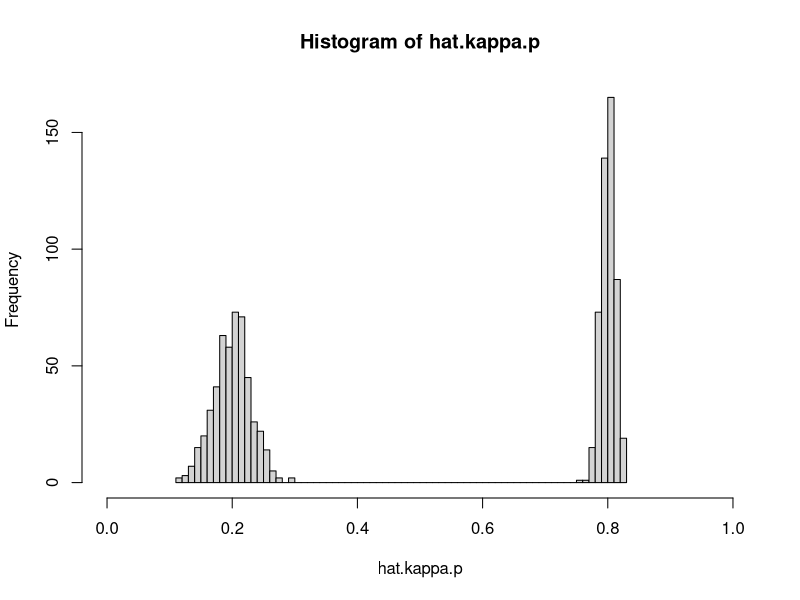
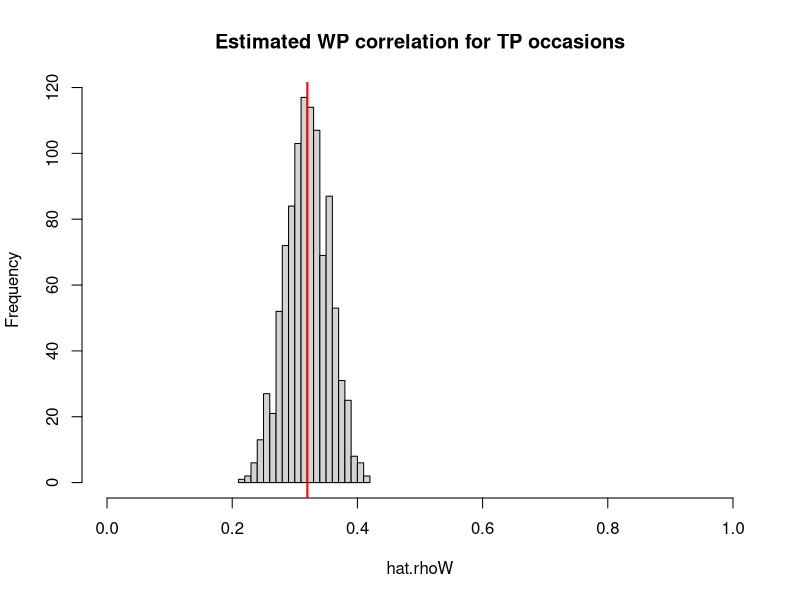
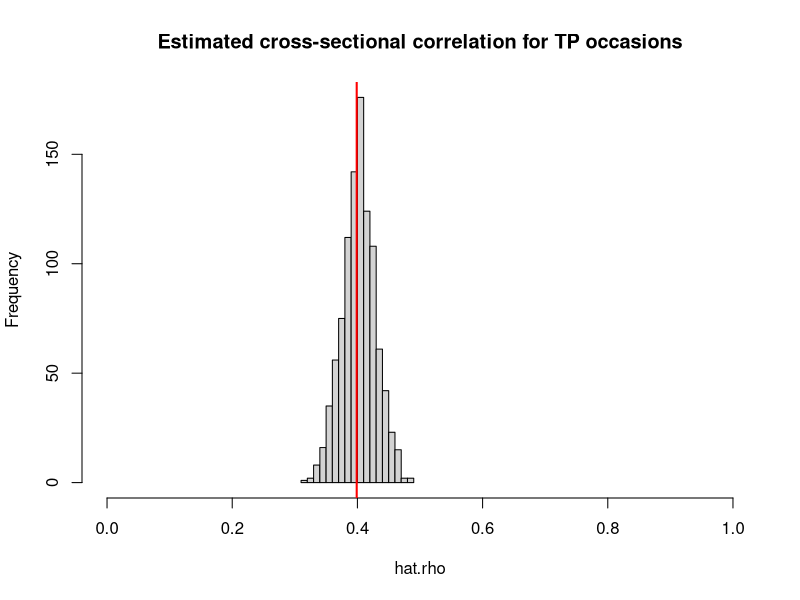
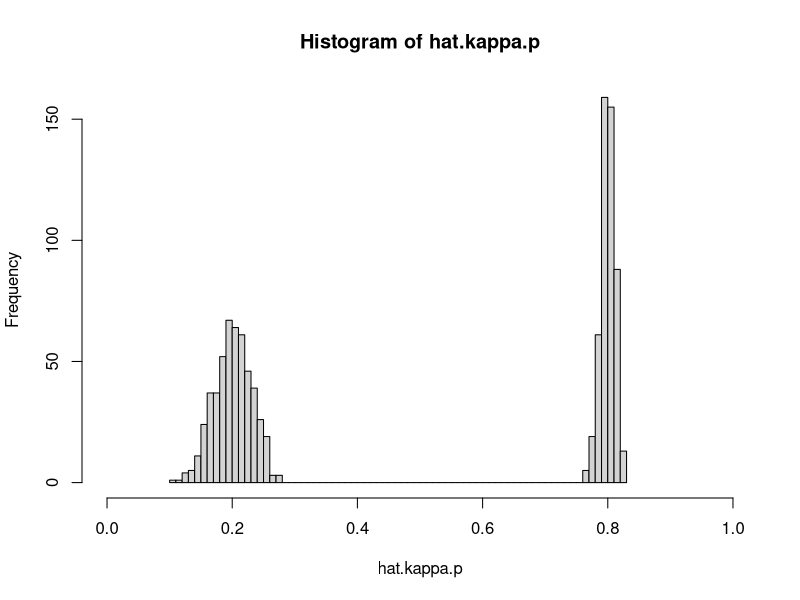
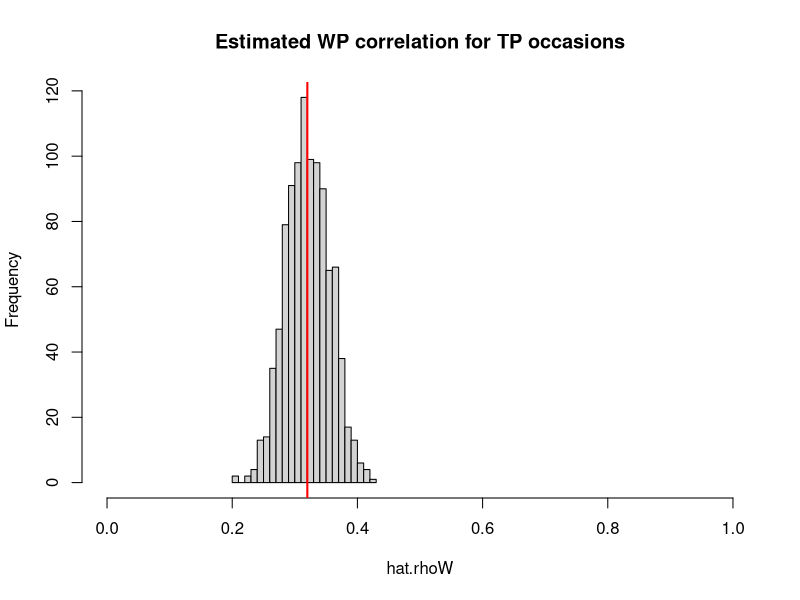
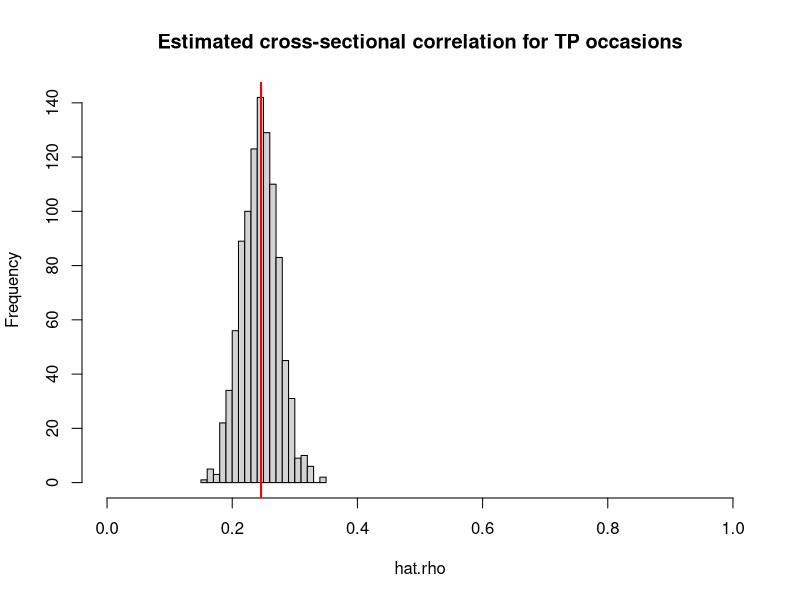
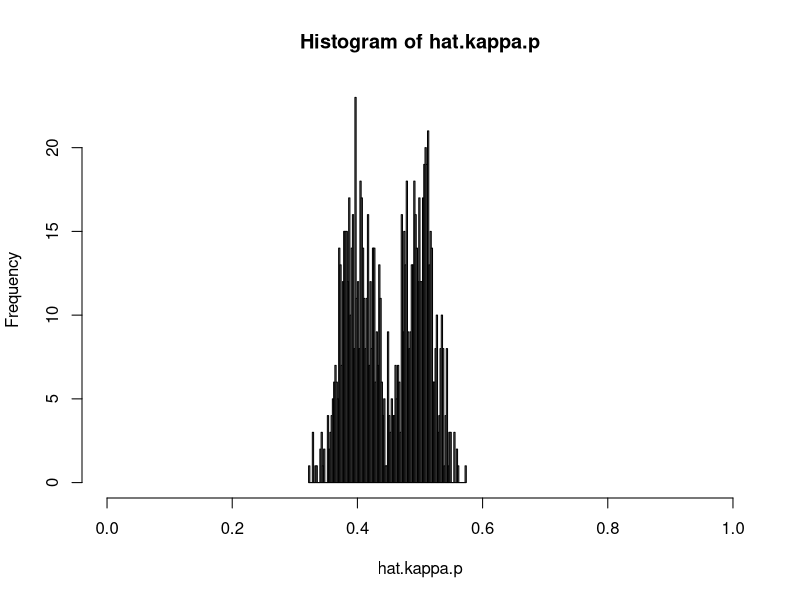
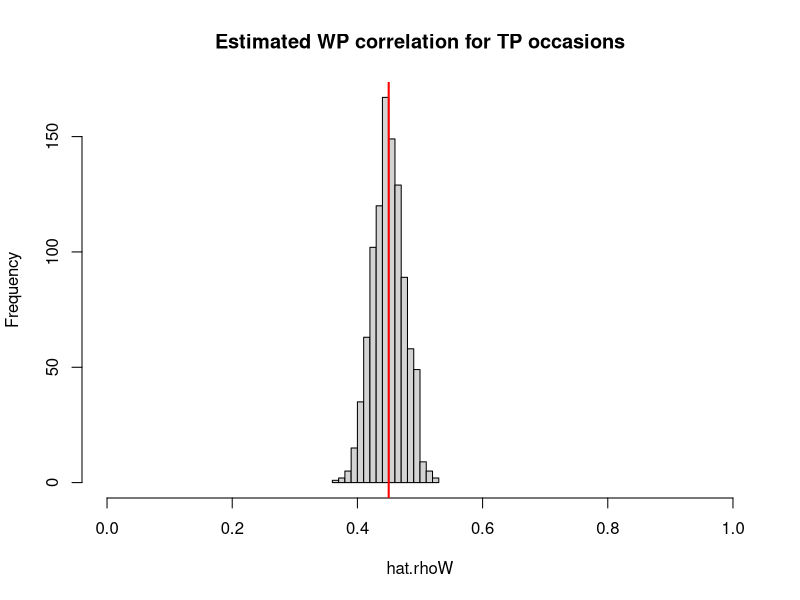

Here is the R script that generated these plots, in order:
## ---- chunk 1
# Specify two person-specific covariance matrices for two subpopulations
cov.mat1 <- matrix(c(1.25,1,1,1.25),2,2)
cov.mat2 <- matrix(c(5,1,1,5),2,2)
## ---- chunk 2
# The average person-specific correlation can be determined
kappa1 <- cov.mat1[2,1]/(sqrt(cov.mat1[1,1])*sqrt(cov.mat1[2,2]))
kappa2 <- cov.mat2[2,1]/(sqrt(cov.mat2[1,1])*sqrt(cov.mat2[2,2]))
kappa <- (kappa1+kappa2)/2
kappa
## ---- chunk 3
# Determine the average person-specific variances and covariance
var.wX <- (cov.mat1[1,1] + cov.mat2[1,1])/2
var.wY <- (cov.mat1[2,2] + cov.mat2[2,2])/2
cov.wXwY <- (cov.mat1[2,1]+cov.mat2[2,1])/2

# From these the within-person correlation can be computed:
rhoW <- cov.wXwY/(sqrt(var.wX)*sqrt(var.wY))
rhoW
## ---- chunk 4
# Specify the correlation at the between-person level
# and choose the intraclass correlations for X and Y
rhoB <- 0.5
icc.X <- 0.4
icc.Y <- 0.5
## ---- chunk 5
# Compute the between-person variances based on the icc's and the average 
# person-specific variances
var.bX <- icc.X*var.wX/(1-icc.X)
var.bX
var.bY <- icc.Y*var.wY/(1-icc.Y)
var.bY

# Compute the between-person covariance based on the between-person correlation
# and the between-person variances
cov.bXbY <- rhoB*sqrt(var.bX)*sqrt(var.bY)
cov.bXbY

# Place these values in a covariance matrix
cov.mat.B <- matrix(c(var.bX,cov.bXbY,cov.bXbY,var.bY),2,2)
## ---- chunk 6
# Compute the cross-sectional correlation
rho <- sqrt(icc.X)*sqrt(icc.Y)*rhoB + sqrt(1-icc.X)*sqrt(1-icc.Y)*rhoW
rho
## ---- chunk 7
library(mvtnorm)

set.seed(8427)

# Total sample size
N <- 1000   # number pf persons
TP <- 1000   # number of time points
## ---- chunk 8
# Place the between-person covariance and variances in a matrix, and use this
# to simulate the person-specific means (between-person components)
cov.mat.B <- matrix(c(var.bX,cov.bXbY,cov.bXbY,var.bY),2,2)
means.XY <- rmvnorm(N,mean = c(0,0),sigma = cov.mat.B)
cov(means.XY) 
cor(means.XY)
## ---- chunk 9
# Create two matrices to contain the scores on X and Y 
# for TP repeated measures (rows) and for N persons (columns)
X <- matrix(,TP,N)
Y <- matrix(,TP,N)

## ---- chunk 10
# Create data for the first subpopulation
for (i in 1:(N/2))
{ Z <- rmvnorm(TP, mean = means.XY[i,], sigma = cov.mat1)
  X[,i] <- Z[,1] 
  Y[,i] <- Z[,2]
}

# Create data fro the second subpopulation
for (i in ((N/2)+1):N)
{ Z <- rmvnorm(TP, mean = means.XY[i,], sigma = cov.mat2)
  X[,i] <- Z[,1]
  Y[,i] <- Z[,2]
}
## ---- chunk 11
# Create matrices to contain estimates of the person-specific 
# means and correlations for N persons
hat.means.XY <- matrix(,N,2)
hat.kappa.p <- matrix(,N,1)
## ---- chunk 12
# Create matrices to contain estimates of the person-specific 
# means and correlations for N persons
for (p in 1:N)
{ Xp <- X[,p]
  Yp <- Y[,p]
  hat.means.XY[p,] <- c(mean(Xp),mean(Yp))
  hat.kappa.p[p,1] <- cor(Xp,Yp)
}
# Average person-specific correlation:
mean(hat.kappa.p)
# Compare to true value:
kappa
# Histogram
hist(hat.kappa.p, breaks=100, xlim=c(0,1))
## ---- chunk 13
# Average person-specific correlation:
mean(hat.kappa.p)
# Compare to true value:
kappa
## ---- chunk 14
# Between-person correlation 
cor(hat.means.XY)
# Compare to true value:
rhoB
## ---- chunk 15
# Create matrices to contain estimates of the within-person correlation 
# and the cross-sectional correlation
hat.rhoW <- matrix(,TP,1)
hat.rho <- matrix(,TP,1)
## ---- chunk 16
# Create matrices to contain estimates of the person-specific 
# means and correlations for N persons
for (t in 1:TP)
{ Xt <- X[t,]
  Yt <- Y[t,]
  WXt <- X[t,] - hat.means.XY[,1]
  WYt <- Y[t,] - hat.means.XY[,2]
  hat.rhoW[t,] <- cor(WXt,WYt)
  hat.rho[t,] <- cor(Xt,Yt)
}
# Average person-specific correlation:
mean(hat.rhoW)
mean(hat.rho)

hist(hat.rhoW, breaks=20, xlim=c(0,1), 
     main="Estimated WP correlation for TP occasions")
abline(v=rhoW, col="red", lwd=2)
hist(hat.rho, breaks=20, xlim=c(0,1), 
     main="Estimated cross-sectional correlation for TP occasions")
abline(v=rho, col="red", lwd=2)
## ---- chunk 17
# Cross-sectional correlation for the first wave (reported in the paper)
hat.rho[1,1]

## ---- chunk 18
# Specify two person-specific covariance matrices for two subpopulations
cov.mat1 <- matrix(c(1.25,1,1,1.25),2,2)
cov.mat2 <- matrix(c(5,1,1,5),2,2)
## ---- chunk 19
# The average person-specific correlation can be determined
kappa1 <- cov.mat1[2,1]/(sqrt(cov.mat1[1,1])*sqrt(cov.mat1[2,2]))
kappa2 <- cov.mat2[2,1]/(sqrt(cov.mat2[1,1])*sqrt(cov.mat2[2,2]))
kappa <- (kappa1+kappa2)/2
kappa
## ---- chunk 20
# Determine the average person-specific variances and covariance
var.wX <- (cov.mat1[1,1] + cov.mat2[1,1])/2
var.wY <- (cov.mat1[2,2] + cov.mat2[2,2])/2
cov.wXwY <- (cov.mat1[2,1]+cov.mat2[2,1])/2

# From these the within-person correlation can be computed:
rhoW <- cov.wXwY/(sqrt(var.wX)*sqrt(var.wY))
rhoW
## ---- chunk 21
# Specify the correlation at the between-person level
# and choose the intraclass correlations for X and Y
rhoB <- 0.5
icc.X <- 0.1
icc.Y <- 0.9
## ---- chunk 22
# Compute the between-person variances based on the icc's and the average 
# person-specific variances
var.bX <- icc.X*var.wX/(1-icc.X)
var.bX
var.bY <- icc.Y*var.wY/(1-icc.Y)
var.bY

# Compute the between-person covariance based on the between-person correlation
# and the between-person variances
cov.bXbY <- rhoB*sqrt(var.bX)*sqrt(var.bY)
cov.bXbY

# Place these values in a covariance matrix
cov.mat.B <- matrix(c(var.bX,cov.bXbY,cov.bXbY,var.bY),2,2)
## ---- chunk 23
# Compute the cross-sectional correlation
rho <- sqrt(icc.X)*sqrt(icc.Y)*rhoB + sqrt(1-icc.X)*sqrt(1-icc.Y)*rhoW
rho
## ---- chunk 24
set.seed(3482)

# Total sample size
N <- 1000   # number pf persons
TP <- 1000   # number of time points
## ---- chunk 25
# Place the between-person covariance and variances in a matrix, and use this
# to simulate the person-specific means (between-person components)
cov.mat.B <- matrix(c(var.bX,cov.bXbY,cov.bXbY,var.bY),2,2)
means.XY <- rmvnorm(N,mean = c(0,0),sigma = cov.mat.B)
cov(means.XY) 
cor(means.XY)
## ---- chunk 26
# Create two matrices to contain the scores on X and Y 
# for TP repeated measures (rows) and for N persons (columns)
X <- matrix(,TP,N)
Y <- matrix(,TP,N)

## ---- chunk 27
# Create data for the first subpopulation
for (i in 1:(N/2))
{ Z <- rmvnorm(TP, mean = means.XY[i,], sigma = cov.mat1)
  X[,i] <- Z[,1] 
  Y[,i] <- Z[,2]
}

# Create data fro the second subpopulation
for (i in ((N/2)+1):N)
{ Z <- rmvnorm(TP, mean = means.XY[i,], sigma = cov.mat2)
  X[,i] <- Z[,1]
  Y[,i] <- Z[,2]
}
## ---- chunk 28
# Create matrices to contain estimates of the person-specific 
# means and correlations for N persons
hat.means.XY <- matrix(,N,2)
hat.kappa.p <- matrix(,N,1)
## ---- chunk 29
# Create matrices to contain estimates of the person-specific 
# means and correlations for N persons
for (p in 1:N)
{ Xp <- X[,p]
  Yp <- Y[,p]
  hat.means.XY[p,] <- c(mean(Xp),mean(Yp))
  hat.kappa.p[p,1] <- cor(Xp,Yp)
}
# Average person-specific correlation:
mean(hat.kappa.p)
# Compare to true value:
kappa
# Histogram
hist(hat.kappa.p, breaks=100, xlim=c(0,1))
## ---- chunk 30
# Average person-specific correlation:
mean(hat.kappa.p)
# Compare to true value:
kappa
## ---- chunk 31
# Between-person correlation 
cor(hat.means.XY)
# Compare to true value:
rhoB
## ---- chunk 32
# Create matrices to contain estimates of the within-person correlation 
# and the cross-sectional correlation
hat.rhoW <- matrix(,TP,1)
hat.rho <- matrix(,TP,1)
## ---- chunk 33
# Create matrices to contain estimates of the person-specific 
# means and correlations for N persons
for (t in 1:TP)
{ Xt <- X[t,]
  Yt <- Y[t,]
  WXt <- X[t,] - hat.means.XY[,1]
  WYt <- Y[t,] - hat.means.XY[,2]
  hat.rhoW[t,] <- cor(WXt,WYt)
  hat.rho[t,] <- cor(Xt,Yt)
}
# Average person-specific correlation:
mean(hat.rhoW)
mean(hat.rho)

hist(hat.rhoW, breaks=20, xlim=c(0,1), 
     main="Estimated WP correlation for TP occasions")
abline(v=rhoW, col="red", lwd=2)
hist(hat.rho, breaks=20, xlim=c(0,1), 
     main="Estimated cross-sectional correlation for TP occasions")
abline(v=rho, col="red", lwd=2)
## ---- chunk 34
# Cross-sectional correlation for the first wave (reported in the paper)
hat.rho[1,1]

## ---- chunk 35
# Specify two person-specific covariance matrices for two subpopulations
cov.mat1 <- matrix(c(10,5,5,10),2,2)
cov.mat2 <- matrix(c(10,4,4,10),2,2)
## ---- chunk 36
# The average person-specific correlation can be determined
kappa1 <- cov.mat1[2,1]/(sqrt(cov.mat1[1,1])*sqrt(cov.mat1[2,2]))
kappa2 <- cov.mat2[2,1]/(sqrt(cov.mat2[1,1])*sqrt(cov.mat2[2,2]))
kappa <- (kappa1+kappa2)/2
kappa
## ---- chunk 37
# Determine the average person-specific variances and covariance
var.wX <- (cov.mat1[1,1] + cov.mat2[1,1])/2
var.wY <- (cov.mat1[2,2] + cov.mat2[2,2])/2
cov.wXwY <- (cov.mat1[2,1]+cov.mat2[2,1])/2

# From these the within-person correlation can be computed:
rhoW <- cov.wXwY/(sqrt(var.wX)*sqrt(var.wY))
rhoW
## ---- chunk 38
# Specify the correlation at the between-person level
# and choose the intraclass correlations for X and Y
rhoB <- 0.45
icc.X <- 0.2
icc.Y <- 0.8
## ---- chunk 39
# Compute the between-person variances based on the icc's and the average 
# person-specific variances
var.bX <- icc.X*var.wX/(1-icc.X)
var.bX
var.bY <- icc.Y*var.wY/(1-icc.Y)
var.bY

# Compute the between-person covariance based on the between-person correlation
# and the between-person variances
cov.bXbY <- rhoB*sqrt(var.bX)*sqrt(var.bY)
cov.bXbY

# Place these values in a covariance matrix
cov.mat.B <- matrix(c(var.bX,cov.bXbY,cov.bXbY,var.bY),2,2)
## ---- chunk 40
# Compute the cross-sectional correlation
rho <- sqrt(icc.X)*sqrt(icc.Y)*rhoB + sqrt(1-icc.X)*sqrt(1-icc.Y)*rhoW
rho
## ---- chunk 41
set.seed(4497)

# Total sample size
N <- 1000   # number pf persons
TP <- 1000   # number of time points
## ---- chunk 42
# Place the between-person covariance and variances in a matrix, and use this
# to simulate the person-specific means (between-person components)
cov.mat.B <- matrix(c(var.bX,cov.bXbY,cov.bXbY,var.bY),2,2)
means.XY <- rmvnorm(N,mean = c(0,0),sigma = cov.mat.B)
cov(means.XY) 
cor(means.XY)
## ---- chunk 43
# Create two matrices to contain the scores on X and Y 
# for TP repeated measures (rows) and for N persons (columns)
X <- matrix(,TP,N)
Y <- matrix(,TP,N)

## ---- chunk 44
# Create data for the first subpopulation
for (i in 1:(N/2))
{ Z <- rmvnorm(TP, mean = means.XY[i,], sigma = cov.mat1)
  X[,i] <- Z[,1] 
  Y[,i] <- Z[,2]
}

# Create data fro the second subpopulation
for (i in ((N/2)+1):N)
{ Z <- rmvnorm(TP, mean = means.XY[i,], sigma = cov.mat2)
  X[,i] <- Z[,1]
  Y[,i] <- Z[,2]
}
## ---- chunk 45
# Create matrices to contain estimates of the person-specific 
# means and correlations for N persons
hat.means.XY <- matrix(,N,2)
hat.kappa.p <- matrix(,N,1)
## ---- chunk 46
# Create matrices to contain estimates of the person-specific 
# means and correlations for N persons
for (p in 1:N)
{ Xp <- X[,p]
  Yp <- Y[,p]
  hat.means.XY[p,] <- c(mean(Xp),mean(Yp))
  hat.kappa.p[p,1] <- cor(Xp,Yp)
}
# Average person-specific correlation:
mean(hat.kappa.p)
# Compare to true value:
kappa
# Histogram
hist(hat.kappa.p, breaks=100, xlim=c(0,1))
## ---- chunk 47
# Average person-specific correlation:
mean(hat.kappa.p)
# Compare to true value:
kappa
## ---- chunk 48
# Between-person correlation 
cor(hat.means.XY)
# Compare to true value:
rhoB
## ---- chunk 49
# Create matrices to contain estimates of the within-person correlation 
# and the cross-sectional correlation
hat.rhoW <- matrix(,TP,1)
hat.rho <- matrix(,TP,1)
## ---- chunk 50
# Create matrices to contain estimates of the person-specific 
# means and correlations for N persons
for (t in 1:TP)
{ Xt <- X[t,]
  Yt <- Y[t,]
  WXt <- X[t,] - hat.means.XY[,1]
  WYt <- Y[t,] - hat.means.XY[,2]
  hat.rhoW[t,] <- cor(WXt,WYt)
  hat.rho[t,] <- cor(Xt,Yt)
}
# Average person-specific correlation:
mean(hat.rhoW)
mean(hat.rho)

hist(hat.rhoW, breaks=20, xlim=c(0,1), 
     main="Estimated WP correlation for TP occasions")
abline(v=rhoW, col="red", lwd=2)
hist(hat.rho, breaks=20, xlim=c(0,1), 
     main="Estimated cross-sectional correlation for TP occasions")
abline(v=rho, col="red", lwd=2)
## ---- chunk 51
# Cross-sectional correlation for the first wave (reported in the paper)
hat.rho[1,1]

## ---- chunk 52
# Specify two person-specific covariance matrices for two subpopulations
cov.mat1 <- matrix(c(2,1,1,2),2,2)
cov.mat2 <- matrix(c(10,5,5,10),2,2)
## ---- chunk 53
# The average person-specific correlation can be determined
kappa1 <- cov.mat1[2,1]/(sqrt(cov.mat1[1,1])*sqrt(cov.mat1[2,2]))
kappa2 <- cov.mat2[2,1]/(sqrt(cov.mat2[1,1])*sqrt(cov.mat2[2,2]))
kappa <- (kappa1+kappa2)/2
kappa
## ---- chunk 54
# Determine the average person-specific variances and covariance
var.wX <- (cov.mat1[1,1] + cov.mat2[1,1])/2
var.wY <- (cov.mat1[2,2] + cov.mat2[2,2])/2
cov.wXwY <- (cov.mat1[2,1]+cov.mat2[2,1])/2

# From these the within-person correlation can be computed:
rhoW <- cov.wXwY/(sqrt(var.wX)*sqrt(var.wY))
rhoW
## ---- chunk 55
# Specify the correlation at the between-person level
# and choose the intraclass correlations for X and Y
rhoB <- 0.5
icc.X <- 0.2
icc.Y <- 0.8
## ---- chunk 56
# Compute the between-person variances based on the icc's and the average 
# person-specific variances
var.bX <- icc.X*var.wX/(1-icc.X)
var.bX
var.bY <- icc.Y*var.wY/(1-icc.Y)
var.bY

# Compute the between-person covariance based on the between-person correlation
# and the between-person variances
cov.bXbY <- rhoB*sqrt(var.bX)*sqrt(var.bY)
cov.bXbY

# Place these values in a covariance matrix
cov.mat.B <- matrix(c(var.bX,cov.bXbY,cov.bXbY,var.bY),2,2)
## ---- chunk 57
# Compute the cross-sectional correlation
rho <- sqrt(icc.X)*sqrt(icc.Y)*rhoB + sqrt(1-icc.X)*sqrt(1-icc.Y)*rhoW
rho
## ---- chunk 58
set.seed(9517)

# Total sample size
N <- 1000   # number pf persons
TP <- 1000   # number of time points
## ---- chunk 59
# Place the between-person covariance and variances in a matrix, and use this
# to simulate the person-specific means (between-person components)
cov.mat.B <- matrix(c(var.bX,cov.bXbY,cov.bXbY,var.bY),2,2)
means.XY <- rmvnorm(N,mean = c(0,0),sigma = cov.mat.B)
cov(means.XY) 
cor(means.XY)
## ---- chunk 60
# Create two matrices to contain the scores on X and Y 
# for TP repeated measures (rows) and for N persons (columns)
X <- matrix(,TP,N)
Y <- matrix(,TP,N)

## ---- chunk 61
# Create data for the first subpopulation
for (i in 1:(N/2))
{ Z <- rmvnorm(TP, mean = means.XY[i,], sigma = cov.mat1)
  X[,i] <- Z[,1] 
  Y[,i] <- Z[,2]
}

# Create data fro the second subpopulation
for (i in ((N/2)+1):N)
{ Z <- rmvnorm(TP, mean = means.XY[i,], sigma = cov.mat2)
  X[,i] <- Z[,1]
  Y[,i] <- Z[,2]
}
## ---- chunk 62
# Create matrices to contain estimates of the person-specific 
# means and correlations for N persons
hat.means.XY <- matrix(,N,2)
hat.kappa.p <- matrix(,N,1)
## ---- chunk 63
# Create matrices to contain estimates of the person-specific 
# means and correlations for N persons
for (p in 1:N)
{ Xp <- X[,p]
  Yp <- Y[,p]
  hat.means.XY[p,] <- c(mean(Xp),mean(Yp))
  hat.kappa.p[p,1] <- cor(Xp,Yp)
}
# Average person-specific correlation:
mean(hat.kappa.p)
# Compare to true value:
kappa
# Histogram
hist(hat.kappa.p, breaks=100, xlim=c(0,1))
## ---- chunk 64
# Average person-specific correlation:
mean(hat.kappa.p)
# Compare to true value:
kappa
## ---- chunk 65
# Between-person correlation 
cor(hat.means.XY)
# Compare to true value:
rhoB
## ---- chunk 66
# Create matrices to contain estimates of the within-person correlation 
# and the cross-sectional correlation
hat.rhoW <- matrix(,TP,1)
hat.rho <- matrix(,TP,1)
## ---- chunk 67
# Create matrices to contain estimates of the person-specific 
# means and correlations for N persons
for (t in 1:TP)
{ Xt <- X[t,]
  Yt <- Y[t,]
  WXt <- X[t,] - hat.means.XY[,1]
  WYt <- Y[t,] - hat.means.XY[,2]
  hat.rhoW[t,] <- cor(WXt,WYt)
  hat.rho[t,] <- cor(Xt,Yt)
}
# Average person-specific correlation:
mean(hat.rhoW)
mean(hat.rho)

hist(hat.rhoW, breaks=20, xlim=c(0,1), 
     main="Estimated WP correlation for TP occasions")
abline(v=rhoW, col="red", lwd=2)
hist(hat.rho, breaks=20, xlim=c(0,1), 
     main="Estimated cross-sectional correlation for TP occasions")
abline(v=rho, col="red", lwd=2)
## ---- chunk 68
# Cross-sectional correlation for the first wave (reported in the paper)
hat.rho[1,1]

## ---- chunk 69
# Specify two person-specific covariance matrices for two subpopulations
cov.mat1 <- matrix(c(1.25,1,1,1.25),2,2)
cov.mat2 <- matrix(c(5,1,1,5),2,2)
## ---- chunk 70
# The average person-specific correlation can be determined
kappa1 <- cov.mat1[2,1]/(sqrt(cov.mat1[1,1])*sqrt(cov.mat1[2,2]))
kappa2 <- cov.mat2[2,1]/(sqrt(cov.mat2[1,1])*sqrt(cov.mat2[2,2]))
kappa <- (kappa1+kappa2)/2
kappa
## ---- chunk 71
# Determine the average person-specific variances and covariance
var.wX <- (cov.mat1[1,1] + cov.mat2[1,1])/2
var.wY <- (cov.mat1[2,2] + cov.mat2[2,2])/2
cov.wXwY <- (cov.mat1[2,1]+cov.mat2[2,1])/2

# From these the within-person correlation can be computed:
rhoW <- cov.wXwY/(sqrt(var.wX)*sqrt(var.wY))
rhoW
## ---- chunk 72
# Specify the correlation at the between-person level
# and choose the intraclass correlations for X and Y
rhoB <- 0
icc.X <- 0
icc.Y <- 0
## ---- chunk 73
# Compute the between-person variances based on the icc's and the average 
# person-specific variances
var.bX <- icc.X*var.wX/(1-icc.X)
var.bX
var.bY <- icc.Y*var.wY/(1-icc.Y)
var.bY

# Compute the between-person covariance based on the between-person correlation
# and the between-person variances
cov.bXbY <- rhoB*sqrt(var.bX)*sqrt(var.bY)
cov.bXbY

# Place these values in a covariance matrix
cov.mat.B <- matrix(c(var.bX,cov.bXbY,cov.bXbY,var.bY),2,2)
## ---- chunk 74
# Compute the cross-sectional correlation
rho <- sqrt(icc.X)*sqrt(icc.Y)*rhoB + sqrt(1-icc.X)*sqrt(1-icc.Y)*rhoW
rho
## ---- chunk 75
set.seed(5276)

# Total sample size
N <- 1000   # number pf persons
TP <- 1000   # number of time points
## ---- chunk 76
# Place the between-person covariance and variances in a matrix, and use this
# to simulate the person-specific means (between-person components)
cov.mat.B <- matrix(c(var.bX,cov.bXbY,cov.bXbY,var.bY),2,2)
means.XY <- rmvnorm(N,mean = c(0,0),sigma = cov.mat.B)
cov(means.XY) 
cor(means.XY)
## ---- chunk 77
# Create two matrices to contain the scores on X and Y 
# for TP repeated measures (rows) and for N persons (columns)
X <- matrix(,TP,N)
Y <- matrix(,TP,N)

## ---- chunk 78
# Create data for the first subpopulation
for (i in 1:(N/2))
{ Z <- rmvnorm(TP, mean = means.XY[i,], sigma = cov.mat1)
  X[,i] <- Z[,1] 
  Y[,i] <- Z[,2]
}

# Create data fro the second subpopulation
for (i in ((N/2)+1):N)
{ Z <- rmvnorm(TP, mean = means.XY[i,], sigma = cov.mat2)
  X[,i] <- Z[,1]
  Y[,i] <- Z[,2]
}
## ---- chunk 79
# Create matrices to contain estimates of the person-specific 
# means and correlations for N persons
hat.means.XY <- matrix(,N,2)
hat.kappa.p <- matrix(,N,1)
## ---- chunk 80
# Create matrices to contain estimates of the person-specific 
# means and correlations for N persons
for (p in 1:N)
{ Xp <- X[,p]
  Yp <- Y[,p]
  hat.means.XY[p,] <- c(mean(Xp),mean(Yp))
  hat.kappa.p[p,1] <- cor(Xp,Yp)
}
# Average person-specific correlation:
mean(hat.kappa.p)
# Compare to true value:
kappa
# Histogram
hist(hat.kappa.p, breaks=100, xlim=c(0,1))
## ---- chunk 81
# Average person-specific correlation:
mean(hat.kappa.p)
# Compare to true value:
kappa
## ---- chunk 82
# Between-person correlation 
cor(hat.means.XY)
# Compare to true value:
rhoB
## ---- chunk 83
# Create matrices to contain estimates of the within-person correlation 
# and the cross-sectional correlation
hat.rhoW <- matrix(,TP,1)
hat.rho <- matrix(,TP,1)
## ---- chunk 84
# Create matrices to contain estimates of the person-specific 
# means and correlations for N persons
for (t in 1:TP)
{ Xt <- X[t,]
  Yt <- Y[t,]
  WXt <- X[t,] - hat.means.XY[,1]
  WYt <- Y[t,] - hat.means.XY[,2]
  hat.rhoW[t,] <- cor(WXt,WYt)
  hat.rho[t,] <- cor(Xt,Yt)
}
# Average person-specific correlation:
mean(hat.rhoW)
mean(hat.rho)

hist(hat.rhoW, breaks=20, xlim=c(0,1), 
     main="Estimated WP correlation for TP occasions")
abline(v=rhoW, col="red", lwd=2)
hist(hat.rho, breaks=20, xlim=c(0,1), 
     main="Estimated cross-sectional correlation for TP occasions")
abline(v=rho, col="red", lwd=2)
## ---- chunk 85
# Cross-sectional correlation for the first wave (reported in the paper)
hat.rho[1,1]

## ---- chunk 86
# Specify two person-specific covariance matrices for two subpopulations
cov.mat1 <- matrix(c(1.25,1,1,1.25),2,2)
cov.mat2 <- matrix(c(5,1,1,5),2,2)
## ---- chunk 87
# The average person-specific correlation can be determined
kappa1 <- cov.mat1[2,1]/(sqrt(cov.mat1[1,1])*sqrt(cov.mat1[2,2]))
kappa2 <- cov.mat2[2,1]/(sqrt(cov.mat2[1,1])*sqrt(cov.mat2[2,2]))
kappa <- (kappa1+kappa2)/2
kappa
## ---- chunk 88
# Determine the average person-specific variances and covariance
var.wX <- (cov.mat1[1,1] + cov.mat2[1,1])/2
var.wY <- (cov.mat1[2,2] + cov.mat2[2,2])/2
cov.wXwY <- (cov.mat1[2,1]+cov.mat2[2,1])/2

# From these the within-person correlation can be computed:
rhoW <- cov.wXwY/(sqrt(var.wX)*sqrt(var.wY))
rhoW
## ---- chunk 89
# Specify the correlation at the between-person level
# and choose the intraclass correlations for X and Y
rhoB <- 0
icc.X <- 0.4
icc.Y <- 0.5
## ---- chunk 90
# Compute the between-person variances based on the icc's and the average 
# person-specific variances
var.bX <- icc.X*var.wX/(1-icc.X)
var.bX
var.bY <- icc.Y*var.wY/(1-icc.Y)
var.bY

# Compute the between-person covariance based on the between-person correlation
# and the between-person variances
cov.bXbY <- rhoB*sqrt(var.bX)*sqrt(var.bY)
cov.bXbY

# Place these values in a covariance matrix
cov.mat.B <- matrix(c(var.bX,cov.bXbY,cov.bXbY,var.bY),2,2)
## ---- chunk 91
# Compute the cross-sectional correlation
rho <- sqrt(icc.X)*sqrt(icc.Y)*rhoB + sqrt(1-icc.X)*sqrt(1-icc.Y)*rhoW
rho
## ---- chunk 92
set.seed(7517)

# Total sample size
N <- 1000   # number pf persons
TP <- 1000   # number of time points
## ---- chunk 93
# Place the between-person covariance and variances in a matrix, and use this
# to simulate the person-specific means (between-person components)
cov.mat.B <- matrix(c(var.bX,cov.bXbY,cov.bXbY,var.bY),2,2)
means.XY <- rmvnorm(N,mean = c(0,0),sigma = cov.mat.B)
cov(means.XY) 
cor(means.XY)
## ---- chunk 94
# Create two matrices to contain the scores on X and Y 
# for TP repeated measures (rows) and for N persons (columns)
X <- matrix(,TP,N)
Y <- matrix(,TP,N)

## ---- chunk 95
# Create data for the first subpopulation
for (i in 1:(N/2))
{ Z <- rmvnorm(TP, mean = means.XY[i,], sigma = cov.mat1)
  X[,i] <- Z[,1] 
  Y[,i] <- Z[,2]
}

# Create data fro the second subpopulation
for (i in ((N/2)+1):N)
{ Z <- rmvnorm(TP, mean = means.XY[i,], sigma = cov.mat2)
  X[,i] <- Z[,1]
  Y[,i] <- Z[,2]
}
## ---- chunk 96
# Create matrices to contain estimates of the person-specific 
# means and correlations for N persons
hat.means.XY <- matrix(,N,2)
hat.kappa.p <- matrix(,N,1)
## ---- chunk 97
# Create matrices to contain estimates of the person-specific 
# means and correlations for N persons
for (p in 1:N)
{ Xp <- X[,p]
  Yp <- Y[,p]
  hat.means.XY[p,] <- c(mean(Xp),mean(Yp))
  hat.kappa.p[p,1] <- cor(Xp,Yp)
}
# Average person-specific correlation:
mean(hat.kappa.p)
# Compare to true value:
kappa
# Histogram
hist(hat.kappa.p, breaks=100, xlim=c(0,1))
## ---- chunk 98
# Average person-specific correlation:
mean(hat.kappa.p)
# Compare to true value:
kappa
## ---- chunk 99
# Between-person correlation 
cor(hat.means.XY)
# Compare to true value:
rhoB
## ---- chunk 100
# Create matrices to contain estimates of the within-person correlation 
# and the cross-sectional correlation
hat.rhoW <- matrix(,TP,1)
hat.rho <- matrix(,TP,1)
## ---- chunk 101
# Create matrices to contain estimates of the person-specific 
# means and correlations for N persons
for (t in 1:TP)
{ Xt <- X[t,]
  Yt <- Y[t,]
  WXt <- X[t,] - hat.means.XY[,1]
  WYt <- Y[t,] - hat.means.XY[,2]
  hat.rhoW[t,] <- cor(WXt,WYt)
  hat.rho[t,] <- cor(Xt,Yt)
}
# Average person-specific correlation:
mean(hat.rhoW)
mean(hat.rho)

hist(hat.rhoW, breaks=20, xlim=c(0,1), 
     main="Estimated WP correlation for TP occasions")
abline(v=rhoW, col="red", lwd=2)
hist(hat.rho, breaks=20, xlim=c(0,1), 
     main="Estimated cross-sectional correlation for TP occasions")
abline(v=rho, col="red", lwd=2)
## ---- chunk 102
# Cross-sectional correlation for the first wave (reported in the paper)
hat.rho[1,1]

## ---- chunk 103
# Specify two person-specific covariance matrices for two subpopulations
cov.mat1 <- matrix(c(1.25,1,1,1.25),2,2)
cov.mat2 <- matrix(c(5,1,1,5),2,2)
## ---- chunk 104
# The average person-specific correlation can be determined
kappa1 <- cov.mat1[2,1]/(sqrt(cov.mat1[1,1])*sqrt(cov.mat1[2,2]))
kappa2 <- cov.mat2[2,1]/(sqrt(cov.mat2[1,1])*sqrt(cov.mat2[2,2]))
kappa <- (kappa1+kappa2)/2
kappa
## ---- chunk 105
# Determine the average person-specific variances and covariance
var.wX <- (cov.mat1[1,1] + cov.mat2[1,1])/2
var.wY <- (cov.mat1[2,2] + cov.mat2[2,2])/2
cov.wXwY <- (cov.mat1[2,1]+cov.mat2[2,1])/2

# From these the within-person correlation can be computed:
rhoW <- cov.wXwY/(sqrt(var.wX)*sqrt(var.wY))
rhoW
## ---- chunk 106
# Specify the correlation at the between-person level
# and choose the intraclass correlations for X and Y
rhoB <- rhoW
icc.X <- 0.4
icc.Y <- 0.4
## ---- chunk 107
# Compute the between-person variances based on the icc's and the average 
# person-specific variances
var.bX <- icc.X*var.wX/(1-icc.X)
var.bX
var.bY <- icc.Y*var.wY/(1-icc.Y)
var.bY

# Compute the between-person covariance based on the between-person correlation
# and the between-person variances
cov.bXbY <- rhoB*sqrt(var.bX)*sqrt(var.bY)
cov.bXbY

# Place these values in a covariance matrix
cov.mat.B <- matrix(c(var.bX,cov.bXbY,cov.bXbY,var.bY),2,2)
## ---- chunk 108
# Compute the cross-sectional correlation
rho <- sqrt(icc.X)*sqrt(icc.Y)*rhoB + sqrt(1-icc.X)*sqrt(1-icc.Y)*rhoW
rho
## ---- chunk 109
set.seed(3962)

# Total sample size
N <- 1000   # number pf persons
TP <- 1000   # number of time points
## ---- chunk 110
# Place the between-person covariance and variances in a matrix, and use this
# to simulate the person-specific means (between-person components)
cov.mat.B <- matrix(c(var.bX,cov.bXbY,cov.bXbY,var.bY),2,2)
means.XY <- rmvnorm(N,mean = c(0,0),sigma = cov.mat.B)
cov(means.XY) 
cor(means.XY)
## ---- chunk 111
# Create two matrices to contain the scores on X and Y 
# for TP repeated measures (rows) and for N persons (columns)
X <- matrix(,TP,N)
Y <- matrix(,TP,N)

## ---- chunk 112
# Create data for the first subpopulation
for (i in 1:(N/2))
{ Z <- rmvnorm(TP, mean = means.XY[i,], sigma = cov.mat1)
  X[,i] <- Z[,1] 
  Y[,i] <- Z[,2]
}

# Create data fro the second subpopulation
for (i in ((N/2)+1):N)
{ Z <- rmvnorm(TP, mean = means.XY[i,], sigma = cov.mat2)
  X[,i] <- Z[,1]
  Y[,i] <- Z[,2]
}
## ---- chunk 113
# Create matrices to contain estimates of the person-specific 
# means and correlations for N persons
hat.means.XY <- matrix(,N,2)
hat.kappa.p <- matrix(,N,1)
## ---- chunk 114
# Create matrices to contain estimates of the person-specific 
# means and correlations for N persons
for (p in 1:N)
{ Xp <- X[,p]
  Yp <- Y[,p]
  hat.means.XY[p,] <- c(mean(Xp),mean(Yp))
  hat.kappa.p[p,1] <- cor(Xp,Yp)
}
# Average person-specific correlation:
mean(hat.kappa.p)
# Compare to true value:
kappa
# Histogram
hist(hat.kappa.p, breaks=100, xlim=c(0,1))
## ---- chunk 115
# Average person-specific correlation:
mean(hat.kappa.p)
# Compare to true value:
kappa
## ---- chunk 116
# Between-person correlation 
cor(hat.means.XY)
# Compare to true value:
rhoB
## ---- chunk 117
# Create matrices to contain estimates of the within-person correlation 
# and the cross-sectional correlation
hat.rhoW <- matrix(,TP,1)
hat.rho <- matrix(,TP,1)
## ---- chunk 118
# Create matrices to contain estimates of the person-specific 
# means and correlations for N persons
for (t in 1:TP)
{ Xt <- X[t,]
  Yt <- Y[t,]
  WXt <- X[t,] - hat.means.XY[,1]
  WYt <- Y[t,] - hat.means.XY[,2]
  hat.rhoW[t,] <- cor(WXt,WYt)
  hat.rho[t,] <- cor(Xt,Yt)
}
# Average person-specific correlation:
mean(hat.rhoW)
mean(hat.rho)

hist(hat.rhoW, breaks=20, xlim=c(0,1), 
     main="Estimated WP correlation for TP occasions")
abline(v=rhoW, col="red", lwd=2)
hist(hat.rho, breaks=20, xlim=c(0,1), 
     main="Estimated cross-sectional correlation for TP occasions")
abline(v=rho, col="red", lwd=2)
## ---- chunk 119
# Cross-sectional correlation for the first wave (reported in the paper)
hat.rho[1,1]

